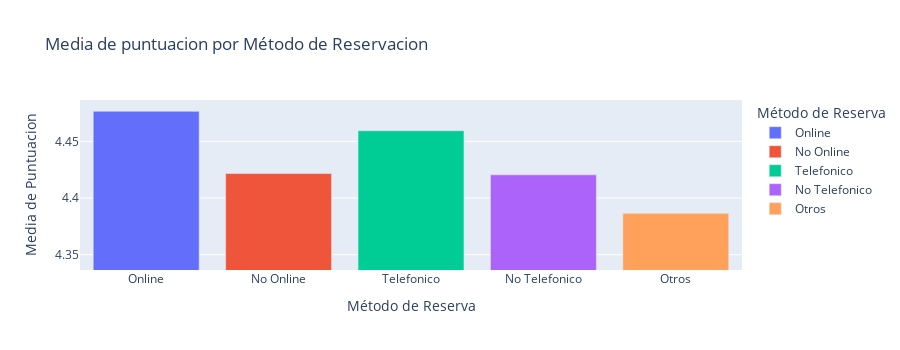

Notebook cell for this chart:
### Markdown cell above
---

Ahora observemos que ocurre con los ***tipos de reservas*** que se pueden hacer, cabe señalar que la opción de ***reserva en persona*** no la incluiremos ya que todos los locales admiten reserva local por obvias razones.

Nuevamente ajustamos el zoom de los datos para hacer las graficas mas representativas, revisar la tasa de valores reales antes de tomar cualquier desicion.

### Code cell
df_reservation_online = df[df['reservation_online'] == True]
df_reservation_no_online = df[df['reservation_online'] == False]
df_reservation_phone = df[df['reservation_phone'] == True]
df_reservation_no_phone = df[df['reservation_phone'] == False]
df_reservation_others = df[df['reservation_others'] == True]
df_reservation = pd.DataFrame(
    {
        'method': ['Online', 'No Online', 'Telefonico', 'No Telefonico', 'Otros'],
        'rating': [
            df_reservation_online['rating'].mean(),
            df_reservation_no_online['rating'].mean(),
            df_reservation_phone['rating'].mean(),
            df_reservation_no_phone['rating'].mean(),
            df_reservation_others['rating'].mean()
        ],
        'count': [
            df_reservation_online['reservation_online'].count(),
            df_reservation_no_online['reservation_online'].count(),
            df_reservation_phone['reservation_phone'].count(),
            df_reservation_no_phone['reservation_phone'].count(),
            df_reservation_others['reservation_others'].count()
        ]
    }
)

labels = {
    'method': 'Método de Reserva',
    'rating': 'Media de Puntuacion',
    'count': 'Cantidad de locales',
}

fig_rating = px.bar(
    df_reservation,
    x='method',
    y='rating',
    title='Media de puntuacion por Método de Reservacion',
    hover_data=['count'],
    labels=labels,
    color='method',
    range_y=[min(df_reservation['rating']) - 0.05, max(df_reservation['rating']) + 0.01],
    height=350
)

fig_count = px.bar(
    df_reservation,
    x='method',
    y='count',
    title='Cantidad de locales usando cada Método de Reservacion',
    hover_data=['rating'],
    labels=labels,
    color='method',
    range_y=[0, max(df_reservation['count']) + 10],
    height=350
)

# Mostrar los gráficos
fig_rating.show()
fig_count.show()

### Figure 1 — Plotly figure (JSON) as saved in the notebook; plotly's stock layout.template omitted (floating-point values rounded to 4 significant figures)
{"data": [{"alignmentgroup": "True", "customdata": [[17]], "hovertemplate": "Método de Reserva=%{x}<br>Media de Puntuacion=%{y}<br>Cantidad de locales=%{customdata[0]}<extra></extra>", "legendgroup": "Online", "marker": {"color": "#636efa", "pattern": {"shape": ""}}, "name": "Online", "offsetgroup": "Online", "orientation": "v", "showlegend": true, "textposition": "auto", "type": "bar", "x": ["Online"], "xaxis": "x", "y": [4.476], "yaxis": "y"}, {"alignmentgroup": "True", "customdata": [[257]], "hovertemplate": "Método de Reserva=%{x}<br>Media de Puntuacion=%{y}<br>Cantidad de locales=%{customdata[0]}<extra></extra>", "legendgroup": "No Online", "marker": {"color": "#EF553B", "pattern": {"shape": ""}}, "name": "No Online", "offsetgroup": "No Online", "orientation": "v", "showlegend": true, "textposition": "auto", "type": "bar", "x": ["No Online"], "xaxis": "x", "y": [4.422], "yaxis": "y"}, {"alignmentgroup": "True", "customdata": [[32]], "hovertemplate": "Método de Reserva=%{x}<br>Media de Puntuacion=%{y}<br>Cantidad de locales=%{customdata[0]}<extra></extra>", "legendgroup": "Telefonico", "marker": {"color": "#00cc96", "pattern": {"shape": ""}}, "name": "Telefonico", "offsetgroup": "Telefonico", "orientation": "v", "showlegend": true, "textposition": "auto", "type": "bar", "x": ["Telefonico"], "xaxis": "x", "y": [4.459], "yaxis": "y"}, {"alignmentgroup": "True", "customdata": [[242]], "hovertemplate": "Método de Reserva=%{x}<br>Media de Puntuacion=%{y}<br>Cantidad de locales=%{customdata[0]}<extra></extra>", "legendgroup": "No Telefonico", "marker": {"color": "#ab63fa", "pattern": {"shape": ""}}, "name": "No Telefonico", "offsetgroup": "No Telefonico", "orientation": "v", "showlegend": true, "textposition": "auto", "type": "bar", "x": ["No Telefonico"], "xaxis": "x", "y": [4.42], "yaxis": "y"}, {"alignmentgroup": "True", "customdata": [[37]], "hovertemplate": "Método de Reserva=%{x}<br>Media de Puntuacion=%{y}<br>Cantidad de locales=%{customdata[0]}<extra></extra>", "legendgroup": "Otros", "marker": {"color": "#FFA15A", "pattern": {"shape": ""}}, "name": "Otros", "offsetgroup": "Otros", "orientation": "v", "showlegend": true, "textposition": "auto", "type": "bar", "x": ["Otros"], "xaxis": "x", "y": [4.386], "yaxis": "y"}], "layout": {"barmode": "relative", "height": 350, "legend": {"title": {"text": "Método de Reserva"}, "tracegroupgap": 0}, "title": {"text": "Media de puntuacion por Método de Reservacion"}, "xaxis": {"anchor": "y", "categoryarray": ["Online", "No Online", "Telefonico", "No Telefonico", "Otros"], "categoryorder": "array", "domain": [0, 1], "title": {"text": "Método de Reserva"}}, "yaxis": {"anchor": "x", "domain": [0, 1], "range": [4.336, 4.486], "title": {"text": "Media de Puntuacion"}}}}
